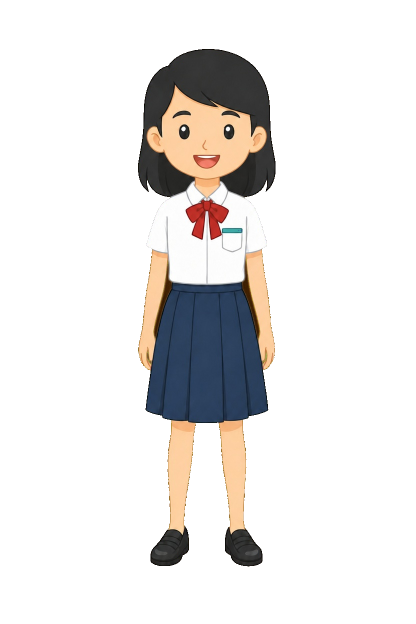
#> input picture Assets/Game/Art/Character/student_girl_high_energy_reputation_0.png, 832 x 1248 px, given in place of student_idle.png, which was not available (shown at 1/2 size)
$ python generate_idle_animations.py
#> lines starting #> are read from the running program, lines starting #| are printed output that depends on the picture; after the words box and inside, x2 and y2 are one past the last pixel; in counts of white or black regions, pixels touching at a corner belong together; pictures that were not available may be replaced by others from this repository, and a replacement may not be noted
import os
import uuid
import numpy as np
from PIL import Image
import cv2

ART_DIR = "Assets/Game/Art/Character"

META_TEMPLATE = """fileFormatVersion: 2
guid: __GUID__
TextureImporter:
  internalIDToNameTable: []
  externalObjects: {}
  serializedVersion: 13
  mipmaps:
    mipMapMode: 0
    enableMipMap: 0
    sRGBTexture: 1
    linearTexture: 0
    fadeOut: 0
    borderMipMap: 0
    mipMapsPreserveCoverage: 0
    alphaTestReferenceValue: 0.5
    mipMapFadeDistanceStart: 1
    mipMapFadeDistanceEnd: 3
  bumpmap:
    convertToNormalMap: 0
    externalNormalMap: 0
    heightScale: 0.25
    normalMapFilter: 0
    flipGreenChannel: 0
  isReadable: 0
  streamingMipmaps: 0
  streamingMipmapsPriority: 0
  vTOnly: 0
  ignoreMipmapLimit: 0
  grayScaleToAlpha: 0
  generateCubemap: 6
  cubemapConvolution: 0
  seamlessCubemap: 0
  textureFormat: 1
  maxTextureSize: 2048
  textureSettings:
    serializedVersion: 2
    filterMode: 1
    aniso: 1
    mipBias: 0
    wrapU: 1
    wrapV: 1
    wrapW: 1
  nPOTScale: 0
  lightmap: 0
  compressionQuality: 50
  spriteMode: 1
  spriteExtrude: 1
  spriteMeshType: 1
  alignment: 0
  spritePivot: {x: 0.5, y: 0}
  spritePixelsToUnits: 100
  spriteBorder: {x: 0, y: 0, z: 0, w: 0}
  spriteGenerateFallbackPhysicsShape: 1
  alphaUsage: 1
  alphaIsTransparency: 1
  spriteTessellationDetail: -1
  textureType: 8
  textureShape: 1
  singleChannelComponent: 0
  flipbookRows: 1
  flipbookColumns: 1
  maxTextureSizeSet: 0
  compressionQualitySet: 0
  textureFormatSet: 0
  ignorePngGamma: 0
  applyGammaDecoding: 0
  cookieLightType: 0
  platformSettings:
  - serializedVersion: 4
    buildTarget: DefaultTexturePlatform
    maxTextureSize: 2048
    resizeAlgorithm: 0
    textureFormat: -1
    textureCompression: 1
    compressionQuality: 50
    crunchedCompression: 0
    allowsAlphaSplitting: 0
    overridden: 0
    ignorePlatformSupport: 0
    androidETC2FallbackOverride: 0
    forceMaximumCompressionQuality_BC6H_BC7: 0
  - serializedVersion: 4
    buildTarget: Standalone
    maxTextureSize: 2048
    resizeAlgorithm: 0
    textureFormat: -1
    textureCompression: 1
    compressionQuality: 50
    crunchedCompression: 0
    allowsAlphaSplitting: 0
    overridden: 0
    ignorePlatformSupport: 0
    androidETC2FallbackOverride: 0
    forceMaximumCompressionQuality_BC6H_BC7: 0
  userData:
  assetBundleName:
  assetBundleVariant:
"""

def ensure_meta(png_path):
    meta_path = png_path + ".meta"
    guid = None
    if not os.path.exists(meta_path):
        guid = uuid.uuid4().hex
        with open(meta_path, "w") as f:
            f.write(META_TEMPLATE.replace("__GUID__", guid))
        print(f"Created meta: {meta_path} (guid: {guid})")
    else:
        # Read existing guid
        with open(meta_path, "r") as f:
            for line in f:
                if line.startswith("guid:"):
                    guid = line.split(":", 1)[1].strip()
                    break
        if not guid:
            guid = uuid.uuid4().hex
            with open(meta_path, "w") as f:
                f.write(META_TEMPLATE.replace("__GUID__", guid))
    return guid

def save_clean_rgba(img_arr, out_path):
    # img_arr is uint8 RGBA
    img_arr = img_arr.copy()
    # Crisp binary alpha: no semi-transparent fuzzy edges
    img_arr[img_arr[:, :, 3] < 128] = [0, 0, 0, 0]
    img_arr[img_arr[:, :, 3] >= 128, 3] = 255
    # Zero out RGB of fully transparent pixels
    zero_alpha = img_arr[:, :, 3] == 0
    img_arr[zero_alpha] = [0, 0, 0, 0]
    img = Image.fromarray(img_arr)
    img.save(out_path)
    ensure_meta(out_path)
    print(f"Exported: {out_path} ({img.size})")

def generate_idle_breath(src_path, y_waist, y_chest, y_hands, cx, prefix):
#> called with y_waist = 575, y_chest = 420, y_hands = 650, cx = 509, prefix = 'student_idle'
    src = Image.open(src_path).convert("RGBA")
#> src is the input picture: PIL image 832x1248 RGBA; mean R, G, B, A 26.2, 24, 22.6, 49.2
    w, h = src.size
#> w = 832; h = 1248
    arr = np.array(src, dtype=np.uint8)
    arr_f = arr.astype(np.float32)

    grid_y, grid_x = np.mgrid[0:h, 0:w].astype(np.float32)

    # Frame 0: Exact match to still
    save_clean_rgba(arr, f"{ART_DIR}/{prefix}_0.png")
#> in save_clean_rgba, `zero_alpha = img_arr[:, :, 3] == 0`:
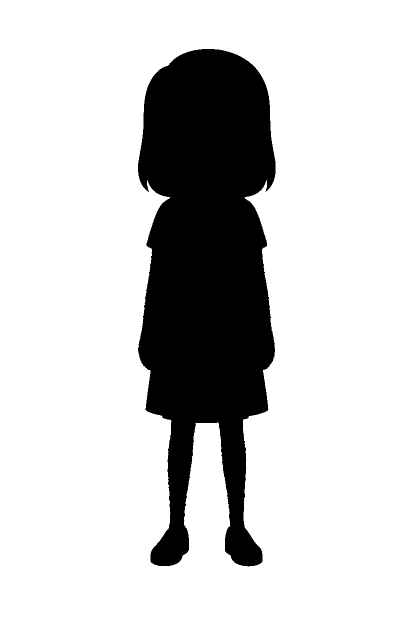
#> zero_alpha: shape (1248, 832) bool (shown at 1/2 size); 80.7% white; 1 black region, box (x1, y1, x2, y2) and area: (276, 98, 551, 1133) 200365
#| Exported: Assets/Game/Art/Character/student_idle_0.png ((832, 1248))

    # Frames 1 and 2
    for step, (dy_max, dx_max, frame_idx) in enumerate([(4.0, 1.0, 1), (8.0, 2.0, 2)]):
        map_x = grid_x.copy()
        map_y = grid_y.copy()

        # Smooth vertical weight:
        # y >= y_waist: weight = 0 (completely locked)
        # y <= y_chest: weight = 1 (upper body rises)
        t = np.clip((y_waist - grid_y) / (y_waist - y_chest), 0.0, 1.0)
        smooth_t = t * t * (3.0 - 2.0 * t)

        # Hands dampening (arms stay mostly at sides)
        dist_x = np.abs(grid_x - cx)
        arm_t = np.clip((grid_y - y_chest) / (y_hands - y_chest), 0.0, 1.0)
        arm_weight = np.clip((dist_x - 70.0) / 60.0, 0.0, 1.0)
        vert_weight = smooth_t * (1.0 - 0.7 * arm_t * arm_weight)

        dy = dy_max * vert_weight
        map_y += dy

        # Subtle ribcage expansion
        chest_t = np.exp(-((grid_y - (y_chest + 40.0)) ** 2) / (2.0 * 45.0 ** 2))
        dx_dir = np.sign(grid_x - cx)
        dx = -dx_max * chest_t * dx_dir * np.clip(dist_x / 80.0, 0.0, 1.0)
        map_x += dx

        remapped = cv2.remap(arr_f, map_x, map_y, interpolation=cv2.INTER_LANCZOS4, borderMode=cv2.BORDER_CONSTANT, borderValue=(0,0,0,0))

        # Lower body locked bit-for-bit to Frame 0
        locked_mask = grid_y >= y_waist
        remapped[locked_mask] = arr_f[locked_mask]

        remapped[remapped[:, :, 3] < 2.0] = 0
        out_arr = np.clip(remapped, 0, 255).astype(np.uint8)
        save_clean_rgba(out_arr, f"{ART_DIR}/{prefix}_{frame_idx}.png")
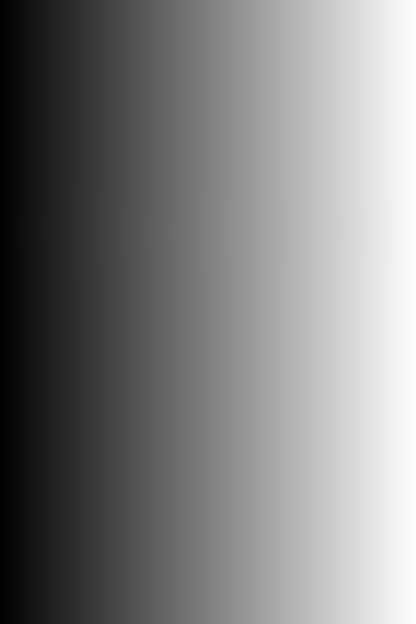
#> map_x: shape (1248, 832) float32 (shown at 1/2 size); min 0, max 831, mean 415.5; drawn with min black and max white
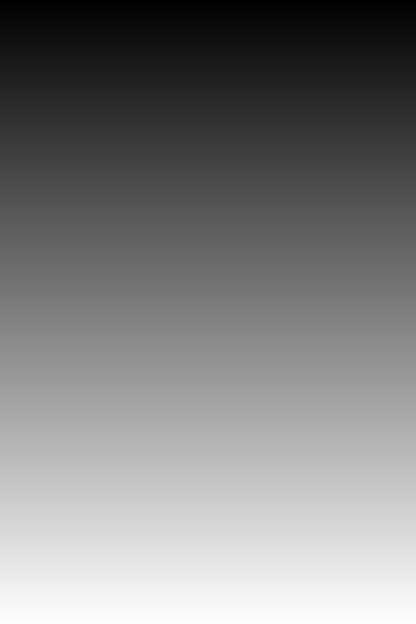
#> map_y: shape (1248, 832) float32 (shown at 1/2 size); min 8, max 1247, mean 626.6; drawn with min black and max white

def generate_low_energy_nod(src_path, y_chin, y_collar, prefix):
#> called with y_chin = 365, y_collar = 410, prefix = 'student_low_energy'
    src = Image.open(src_path).convert("RGBA")
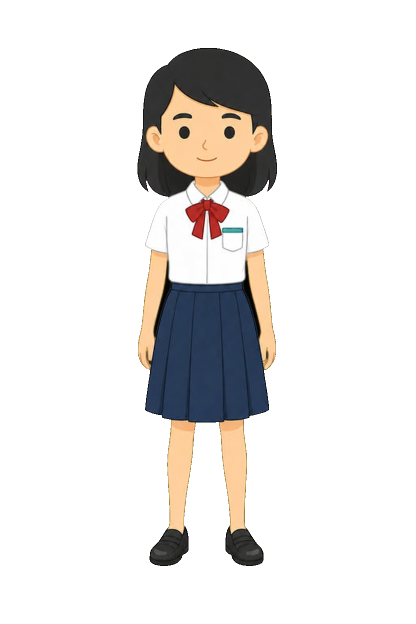
#> input picture Assets/Game/Art/Character/student_girl_idle_0.png, 832 x 1248 px, given in place of student_low_energy.png, which was not available (shown at 1/2 size)
#> src is the input picture: PIL image 832x1248 RGBA; mean R, G, B, A 26.4, 24.2, 22.6, 50.2
    w, h = src.size
#> w = 832; h = 1248
    arr = np.array(src, dtype=np.uint8)
    arr_f = arr.astype(np.float32)

    grid_y, grid_x = np.mgrid[0:h, 0:w].astype(np.float32)

    # Frame 0: Exact match to still
    save_clean_rgba(arr, f"{ART_DIR}/{prefix}_0.png")
#> in save_clean_rgba (call 4), `zero_alpha = img_arr[:, :, 3] == 0`: zero_alpha: shape (1248, 832) bool; 80.3% white; 1 black region, box (x1, y1, x2, y2) and area: (275, 96, 554, 1132) 204331
#| Exported: Assets/Game/Art/Character/student_low_energy_0.png ((832, 1248))

    for step, (dy_head, frame_idx) in enumerate([(5.0, 1), (10.0, 2)]):
        map_x = grid_x.copy()
        map_y = grid_y.copy()

        weight = np.zeros_like(grid_y)
        head_mask = grid_y < y_chin
        weight[head_mask] = 1.0

        neck_mask = (grid_y >= y_chin) & (grid_y <= y_collar)
        t = np.clip((y_collar - grid_y[neck_mask]) / (y_collar - y_chin), 0.0, 1.0)
        weight[neck_mask] = t * t * (3.0 - 2.0 * t)

        map_y -= dy_head * weight

        remapped = cv2.remap(arr_f, map_x, map_y, interpolation=cv2.INTER_LANCZOS4, borderMode=cv2.BORDER_CONSTANT, borderValue=(0,0,0,0))

        # Body locked bit-for-bit below collar
        body_locked = grid_y >= y_collar
        remapped[body_locked] = arr_f[body_locked]

        remapped[remapped[:, :, 3] < 2.0] = 0
        out_arr = np.clip(remapped, 0, 255).astype(np.uint8)
        save_clean_rgba(out_arr, f"{ART_DIR}/{prefix}_{frame_idx}.png")
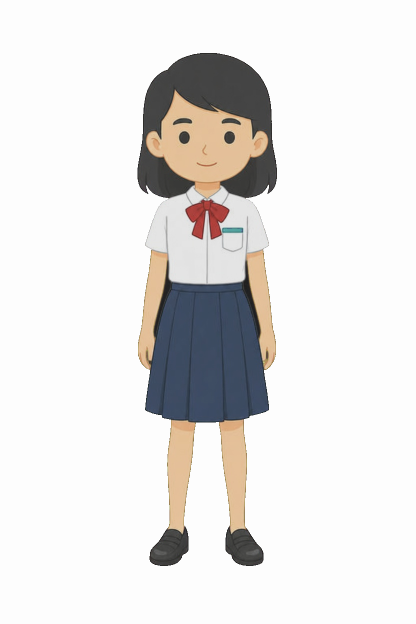
#> remapped: shape (1248, 832, 4) float32 (shown at 1/2 size); mean R, G, B, A 26.1, 23.9, 22.4, 49.8; transparent parts drawn white
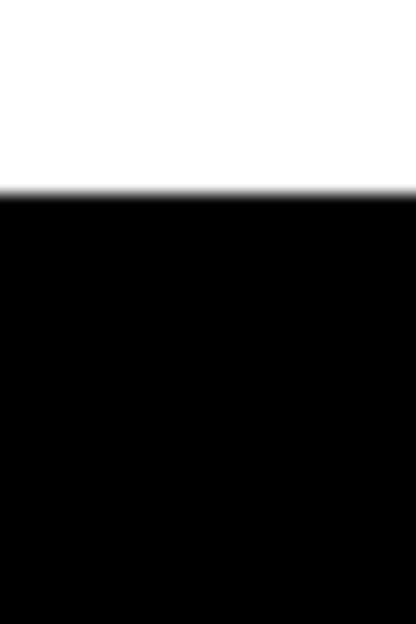
#> weight: shape (1248, 832) float32 (shown at 1/2 size); min 0, max 1, mean 0.311

def generate_low_reputation_fidget(src_path, y_min, y_max, x_center, x_radius, prefix):
#> called with y_min = 430, y_max = 550, x_center = 507, x_radius = 60, prefix = 'student_low_reputation'
    src = Image.open(src_path).convert("RGBA")
    w, h = src.size
#> w = 832; h = 1248
    arr = np.array(src, dtype=np.uint8)
    arr_f = arr.astype(np.float32)

    grid_y, grid_x = np.mgrid[0:h, 0:w].astype(np.float32)

    # Frame 0: Exact match to still
    save_clean_rgba(arr, f"{ART_DIR}/{prefix}_0.png")
#| Exported: Assets/Game/Art/Character/student_low_reputation_0.png ((832, 1248))

    for step, (dx_move, frame_idx) in enumerate([(3.5, 1), (7.0, 2)]):
        map_x = grid_x.copy()
        map_y = grid_y.copy()

        y_center = (y_min + y_max) / 2.0
        y_sigma = (y_max - y_min) / 3.0
        dist_y = np.exp(-((grid_y - y_center) ** 2) / (2.0 * y_sigma ** 2))

        dist_x = np.abs(grid_x - x_center)
        x_weight = np.clip(1.0 - (dist_x / x_radius), 0.0, 1.0)
        x_weight = x_weight * x_weight * (3.0 - 2.0 * x_weight)

        total_weight = dist_y * x_weight
        direction = -np.sign(grid_x - x_center)

        map_x -= dx_move * total_weight * direction

        remapped = cv2.remap(arr_f, map_x, map_y, interpolation=cv2.INTER_LANCZOS4, borderMode=cv2.BORDER_CONSTANT, borderValue=(0,0,0,0))

        # Strictly lock everything outside hand area
        outside_mask = (grid_y < y_min - 10) | (grid_y > y_max + 10) | (dist_x > x_radius + 15)
        remapped[outside_mask] = arr_f[outside_mask]

        remapped[remapped[:, :, 3] < 2.0] = 0
        out_arr = np.clip(remapped, 0, 255).astype(np.uint8)
        save_clean_rgba(out_arr, f"{ART_DIR}/{prefix}_{frame_idx}.png")
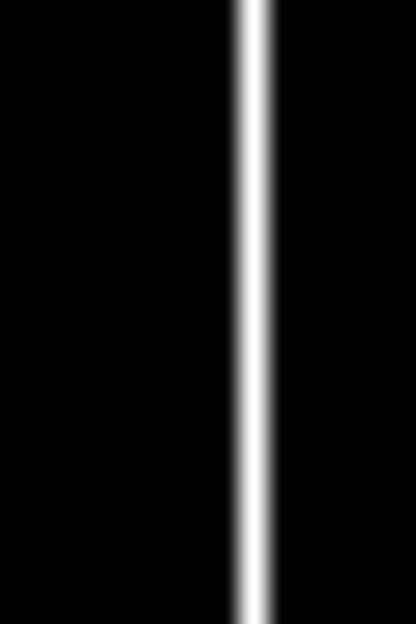
#> x_weight: shape (1248, 832) float32 (shown at 1/2 size); min 0, max 1, mean 0.0721

def generate_high_energy_reputation_bounce(src_path, y_feet_bottom, y_knees, prefix):
#> (the run stopped early here; a loop or call above may not have finished)
